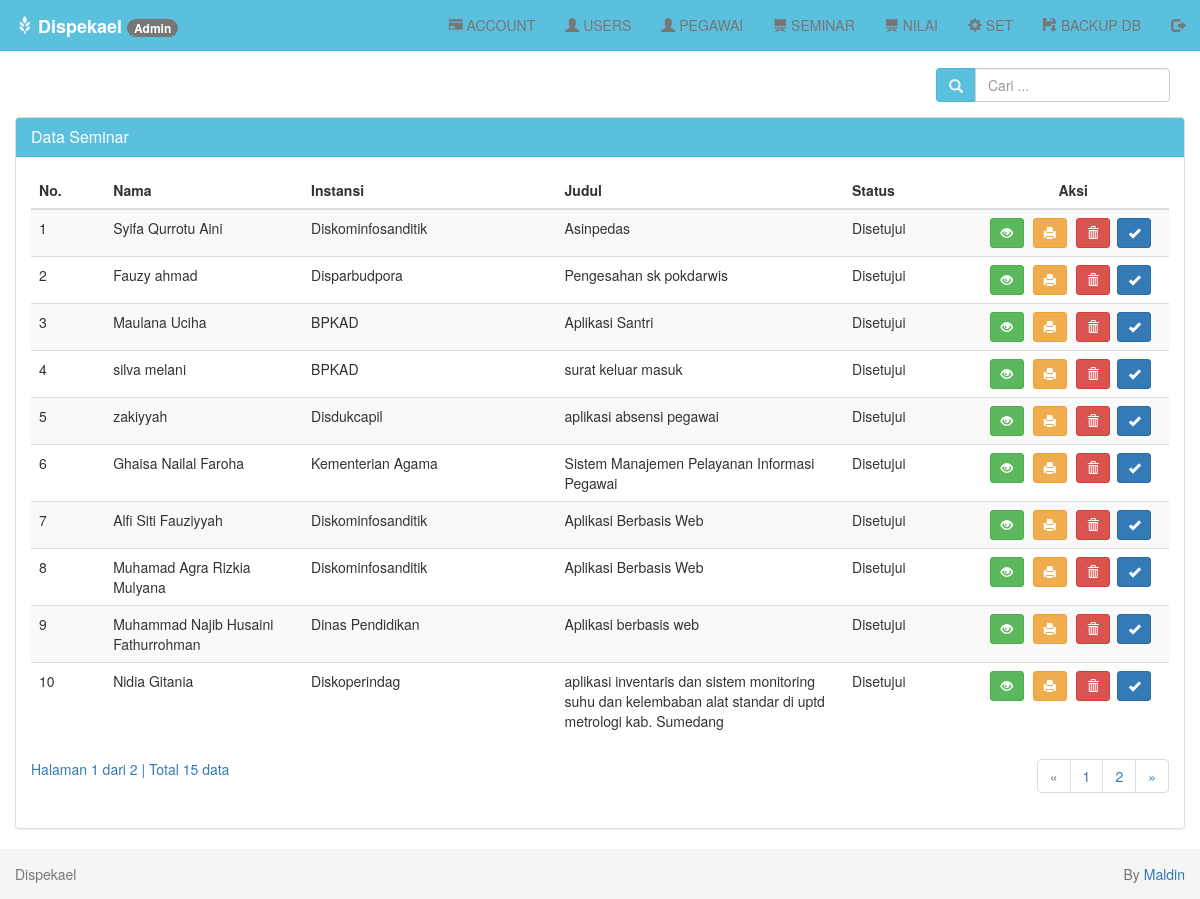
Screenshot of /index.php?page=seminar-tampil (signed in) with the database file from the repository.
### tables this page shows
CREATE TABLE `seminar` (
  `idseminar` int(5) NOT NULL AUTO_INCREMENT,
  `nis` int(8) NOT NULL,
  `judul` varchar(255) NOT NULL,
  `file` varchar(255) NOT NULL,
  `tautan` varchar(255) NOT NULL,
  `statussem` varchar(30) NOT NULL,
  `ket` varchar(255) NOT NULL,
  `pengujilap` int(8) NOT NULL,
  `pengujiapl` int(8) NOT NULL,
  `nilaiprakerin` int(3) NOT NULL,
  `nilailaporan` int(3) NOT NULL,
  `nilaiaplikasi` int(3) NOT NULL,
  PRIMARY KEY (`idseminar`)
);

CREATE TABLE `users` (
  `nis` bigint(12) unsigned NOT NULL,
  `id` bigint(12) unsigned NOT NULL,
  `nama` varchar(255) NOT NULL,
  `tanggal_lahir` date NOT NULL,
  `alamat` varchar(255) NOT NULL,
  `instansi` varchar(100) NOT NULL,
  `telp` varchar(15) NOT NULL,
  `stat` varchar(30) NOT NULL,
  `foto` varchar(255) NOT NULL,
  PRIMARY KEY (`nis`)
);

### seminar/tampil.php (the view, shortened to what this page needs)
<?php
if (isset($_POST['cari'])) {
    $cari = $_POST['cari'];
} else {
    $cari = "";
}
?>
<br>
<div class="row">
    <div class="col-md-12">
        <div class="panel-body">
            <div class="pull-right btn-tambah">
                <form class="form-inline" method="POST" action="?page=seminar-tampil">
                    <div class="form-group">
                        <div class="input-group">
                            <div class="input-group-addon">
                                <i class="glyphicon glyphicon-search"></i>
                            </div>
                            <input type="text" class="form-control" name="cari" placeholder="Cari ..." autocomplete="off" value="<?php echo $cari; ?>">
                        </div>
                    </div>
                </form>
            </div>
        </div>
        <div class="panel panel-default">
            <div class="panel-heading">
                <h3 class="panel-title">Data Seminar</h3>
            </div>
            <div class="panel-body">
                <div class="table-responsive">
                    <table class="table table-striped table-hover">
                        <thead>
                            <tr>
                                <th>No.</th>
                                <th>Nama</th>
                                <th>Instansi</th>
                                <th>Judul</th>
                                <th>Status</th>
                                <th class='center'>Aksi</th>
                            </tr>
                        </thead>
                        <tbody>
                            <?php
                            $batas = 10;
                            if (isset($cari)) {
                                $jumlah_record = mysqli_query($db, "SELECT seminar.*, users.nama, users.instansi FROM seminar JOIN users ON users.nis = seminar.nis WHERE instansi LIKE '%$cari%' OR nama LIKE '%$cari%'") or die('Ada kesalahan pada query jumlah_record: ' . mysqli_error($db));
                            } else {
                                $jumlah_record = mysqli_query($db, "SSELECT seminar.*, users.nama, users.instansi FROM seminar JOIN users ON users.nis = seminar.nis") or die('Ada kesalahan pada query jumlah_record: ' . mysqli_error($db));
                            }
                            $jumlah  = mysqli_num_rows($jumlah_record);
                            $halaman = ceil($jumlah / $batas);
                            $page    = (isset($_GET['hal'])) ? (int)$_GET['hal'] : 1;
                            $mulai   = ($page - 1) * $batas;
                            $no = 1;
                            if (isset($cari)) {
                                $query = mysqli_query($db, "SELECT seminar.*, users.nama, users.instansi FROM seminar JOIN users ON users.nis = seminar.nis WHERE instansi LIKE '%$cari%' OR nama LIKE '%$cari%' ORDER BY nis LIMIT $mulai, $batas")
                                    or die('Ada kesalahan pada query seminar: ' . mysqli_error($db));
                            } else {
                                $query = mysqli_query($db, "SELECT seminar.*, users.nama, users.instansi FROM seminar JOIN users ON users.nis = seminar.nis ORDER BY nis LIMIT $mulai, $batas") or die('Ada kesalahan pada query seminar: ' . mysqli_error($db));
                            }
                            while ($data = mysqli_fetch_assoc($query)) {
                                echo "  <tr>
                      <td width='20'>$no</td>
                      <td width='100'>$data[nama]</td>
                      <td width='75'>$data[instansi]</td>
                      <td width='150'>$data[judul]</td>
                      <td width='50'>$data[statussem]</td>
                      <td width='100' class='center'>
                        <div class=''>
                        <a data-toggle='tooltip' data-placement='top' title='Detail' style='margin-right:5px' class='btn btn-success btn-sm' href='?page=seminar-detail&id=$data[idseminar]'> <i class='glyphicon glyphicon-eye-open'></i></a>
                        <a data-toggle='tooltip' data-placement='top' title='Print Detail' style='margin-right:5px' class='btn btn-warning btn-sm' href='?page=seminar-print-detail&id=$data[idseminar]' target='_blank'> <i class='glyphicon glyphicon-print'></i></a>";;
                            ?>
                                <?php
                                if ($_SESSION['level'] == "Admin") {
                                    echo "<a data-toggle='tooltip' data-placement='top' title='Hapus' class='btn btn-danger btn-sm' href='?page=seminar-hapus&id=$data[idseminar]' onclick='return confirm('Anda yakin ingin menghapus $data[nama]');'> <i class='glyphicon glyphicon-trash'></i></a>&nbsp";
                                    echo " <a data-toggle='tooltip' data-placement='top' title='Aktivasi' style='margin-right:5px' class='btn btn-primary btn-sm' href='?page=aktivasi-seminar&id=$data[idseminar]'> <i class='glyphicon glyphicon-ok'></i></a>";
                                } else if ($_SESSION['level'] == "User") {
                                }
                                ?>
                            <?php
                                echo "
                        </div>
                      </td>
                    </tr>";
                                $no++;
                            }
                            ?>
                        </tbody>
                    </table>
                    <?php
                    if (empty($_GET['hal'])) {
                        $halaman_aktif = '1';
                    } else {
                        $halaman_aktif = $_GET['hal'];
                    }
                    ?>
                    <a>
                        Halaman <?php echo $halaman_aktif; ?> dari <?php echo $halaman; ?> |
                        Total <?php echo $jumlah; ?> data
                    </a>
                    <nav>
                        <ul class="pagination pull-right">
                            <?php
                            if ($halaman_aktif <= '1') { ?>
                                <li class="disabled">
                                    <a href="" aria-label="Previous">
                                        <span aria-hidden="true">&laquo;</span>
                                    </a>
                                </li>
                            <?php
                            }
                            ?>
                            <?php
                            for ($x = 1; $x <= $halaman; $x++) { ?>
                                <li class="">
                                    <a href="?page=seminar-tampil&hal=<?php echo $x ?>"><?php echo $x ?></a>
                                </li>
                            <?php
                            }
                            ?>
                            <?php
                            if ($halaman_aktif >= $halaman) { ?>
                                <li class="disabled">
                                    <a href="" aria-label="Next">
                                        <span aria-hidden="true">&raquo;</span>
                                    </a>
                                </li>
                            <?php
                            } else { ?>
                                <li>
                                    <a href="?page=seminar-tampil&hal=<?php echo $page + 1 ?>" aria-label="Next">
                                        <span aria-hidden="true">&raquo;</span>
                                    </a>
                                </li>
                            <?php
                            }
                            ?>
                        </ul>
                    </nav>
                </div>
            </div>
        </div>
    </div>
</div>

### assets/css/style.css (style rules this page uses)
body { padding-top: 40px; }
.panel-default > .panel-heading { background-color: #5bc0de; border-color: #46b8da; color: #fff; }
.input-group-addon { background-color: #5bc0de; border: 1px solid #46b8da; border-radius: 4px; color: #f1f2f7; }
.btn-tambah { margin-top: -7px; }
.center { text-align: center; }
.pagination { margin-top: -20px; }

### rows the page displays
seminar: users.nama "Syifa Qurrotu Aini", users.instansi "Diskominfosanditik", judul "Asinpedas", statussem "Disetujui"
seminar: users.nama "Fauzy ahmad", users.instansi "Disparbudpora", judul "Pengesahan sk pokdarwis", statussem "Disetujui"
seminar: users.nama "Maulana Uciha", users.instansi "BPKAD", judul "Aplikasi Santri", statussem "Disetujui"
seminar: users.nama "silva melani", users.instansi "BPKAD", judul "surat keluar masuk", statussem "Disetujui"
seminar: users.nama "zakiyyah", users.instansi "Disdukcapil", judul "aplikasi absensi pegawai", statussem "Disetujui"
seminar: users.nama "Ghaisa Nailal Faroha", users.instansi "Kementerian Agama", judul "Sistem Manajemen Pelayanan Informasi Pegawai", statussem "Disetujui"
seminar: users.nama "Alfi Siti Fauziyyah", users.instansi "Diskominfosanditik", judul "Aplikasi Berbasis Web", statussem "Disetujui"
seminar: users.nama "Muhamad Agra Rizkia Mulyana", users.instansi "Diskominfosanditik", judul "Aplikasi Berbasis Web", statussem "Disetujui"
seminar: users.nama "Muhammad Najib Husaini Fathurrohman", users.instansi "Dinas Pendidikan", judul "Aplikasi berbasis web", statussem "Disetujui"
seminar: users.nama "Nidia Gitania", users.instansi "Diskoperindag", judul "aplikasi inventaris dan sistem monitoring suhu dan kelembaban alat standar di uptd metrologi kab. Sumedang", statussem "Disetujui"

### other values shown
$_SESSION['level'] "Admin"
$halaman_aktif "1"
$halaman "2"
$jumlah "15"
